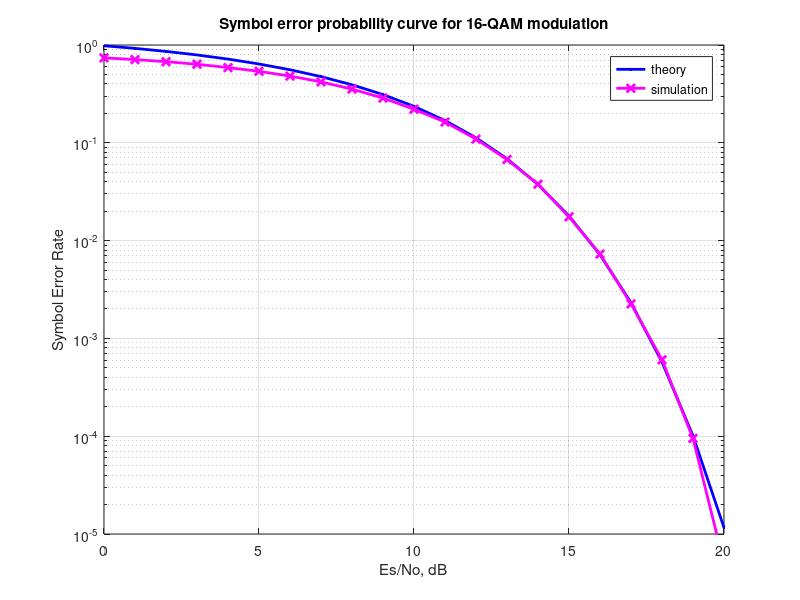

MATLAB code to generate this figure:
%%%%%%%%%%%%%%%%%%%%%%%%%%%%%%%%%%%%%%%%%%%%%
% Creative Commons
% Attribution-Noncommercial 2.5 India
% You are free:
% to Share — to copy, distribute and transmit the work
% to Remix — to adapt the work
% Under the following conditions:
% Attribution. You must attribute the work in the manner 
% specified by the author or licensor (but not in any way 
% that suggests that they endorse you or your use of the work). 
% Noncommercial. You may not use this work for commercial purposes. 
% For any reuse or distribution, you must make clear to others the 
% license terms of this work. The best way to do this is with a 
% link to this web page.
% Any of the above conditions can be waived if you get permission 
% from the copyright holder.
% Nothing in this license impairs or restricts the author's moral rights.
% http://creativecommons.org/licenses/by-nc/2.5/in/

% Script for simulating 16-QAM transmission and reception and compare the 
% simulated and theoretical symbol error probability

% Checked for proper operation with Octave Version 3.0.0
% Author	: Krishna
% Email		: krishna@dsplog.com
% Version	: 1.0
% Date		: 9 December 2007
% %%%%%%%%%%%%%%%%%%%%%%%%%%%%%%%%%%%%%%%%%%%%%%%%%%%%%%%%%%

% symbol error rate for 16-QAM modulation

% symbol error rate for 16-QAM modulation
clear
N = 2*10^5; % number of symbols
alpha16qam = [-3 -1 1 3]; % 16-QAM alphabets
Es_N0_dB = [0:20]; % multiple Es/N0 values
ipHat = zeros(1,N);
for ii = 1:length(Es_N0_dB)
    ip = randsrc(1,N,alpha16qam) + j*randsrc(1,N,alpha16qam);
    s = (1/sqrt(10))*ip; % normalization of energy to 1
    n = 1/sqrt(2)*[randn(1,N) + j*randn(1,N)]; % white guassian noise, 0dB variance

    y = s + 10^(-Es_N0_dB(ii)/20)*n; % additive white gaussian noise

    % demodulation
    y_re = real(y); % real part
    y_im = imag(y); % imaginary part

    ipHat_re(find(y_re< -2/sqrt(10)))           = -3;
    ipHat_re(find(y_re > 2/sqrt(10)))           =  3;
    ipHat_re(find(y_re>-2/sqrt(10) & y_re<=0))  = -1;
    ipHat_re(find(y_re>0 & y_re<=2/sqrt(10)))   =  1;

    ipHat_im(find(y_im< -2/sqrt(10)))           = -3;
    ipHat_im(find(y_im > 2/sqrt(10)))           =  3;
    ipHat_im(find(y_im>-2/sqrt(10) & y_im<=0))  = -1;
    ipHat_im(find(y_im>0 & y_im<=2/sqrt(10)))   =  1;
    ipHat = ipHat_re + j*ipHat_im;
    nErr(ii) = size(find([ip- ipHat]),2); % couting the number of errors
end

simBer = nErr/N;
theoryBer = 3/2*erfc(sqrt(0.1*(10.^(Es_N0_dB/10))));
close all
figure
semilogy(Es_N0_dB,theoryBer,'b.-','LineWidth',2);
hold on
semilogy(Es_N0_dB,simBer,'mx-','Linewidth',2);
axis([0 20 10^-5 1])
grid on
legend('theory', 'simulation');
xlabel('Es/No, dB')
ylabel('Symbol Error Rate')
title('Symbol error probability curve for 16-QAM modulation') 












